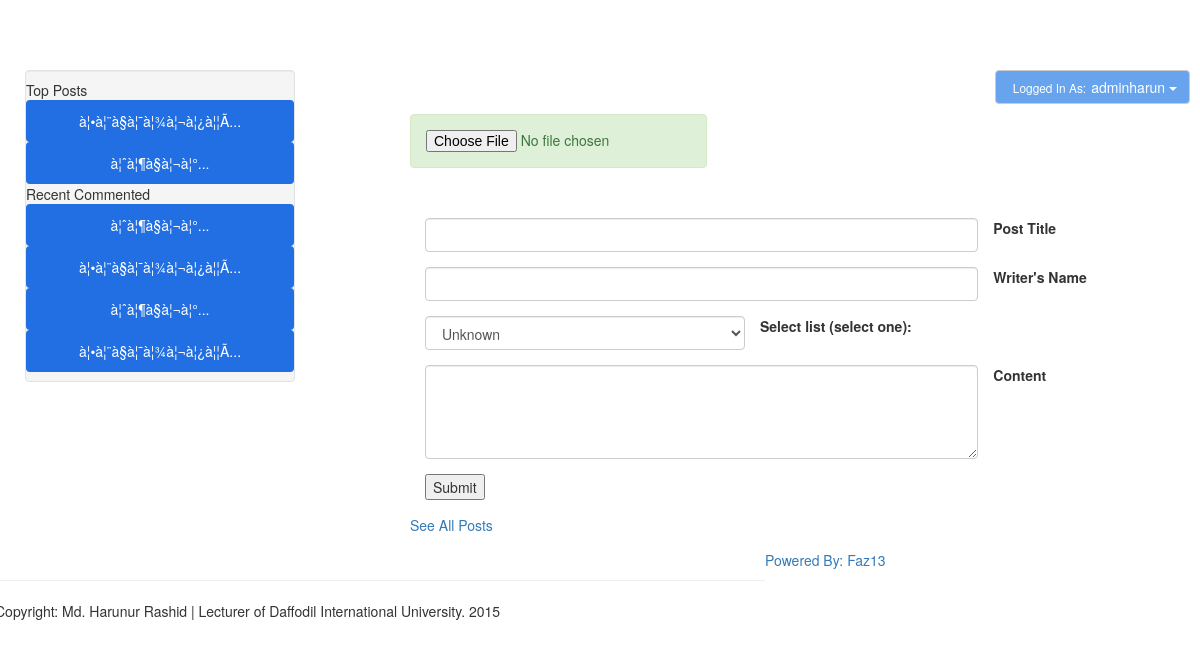
Page /post_content.php (signed in) on the committed database.
### tables this page shows
CREATE TABLE `blog_user` (
  `user_id` int(11) NOT NULL AUTO_INCREMENT,
  `user_name` varchar(32) NOT NULL,
  `password` varchar(32) NOT NULL,
  `first_name` varchar(32) NOT NULL,
  `last_name` varchar(32) NOT NULL,
  `email` text NOT NULL,
  `email_code` text NOT NULL,
  `pro_img` varchar(32) NOT NULL,
  `bann` int(11) NOT NULL,
  `admin` int(11) NOT NULL,
  PRIMARY KEY (`user_id`)
);

CREATE TABLE `post` (
  `post_id` int(11) NOT NULL AUTO_INCREMENT,
  `user_id` int(11) NOT NULL,
  `issu_id` int(11) NOT NULL,
  `post_title` text NOT NULL,
  `post_writer` text NOT NULL,
  `cat` varchar(32) NOT NULL,
  `post_content` text NOT NULL,
  `post_publish_time` datetime NOT NULL,
  `post_img` text NOT NULL,
  PRIMARY KEY (`post_id`)
);

CREATE TABLE `comments` (
  `comment_id` int(11) NOT NULL AUTO_INCREMENT,
  `post_id` int(11) NOT NULL,
  `user_id` int(11) NOT NULL,
  `issu_id` int(11) NOT NULL,
  `comment` text NOT NULL,
  PRIMARY KEY (`comment_id`)
);

### core/function/user.php (called while the page is built, shortened)
<?php
function loggedin()
{
    return (isset($_SESSION['user_id']))? true:false;
}
?>

### includes/widget.php (the view, shortened to what this page needs)
<?php if(loggedin()===true)
{
    $userid=$_SESSION['user_id'];
$query=mysql_query("SELECT * FROM `blog_user` WHERE `user_id`='$userid'");
$result=mysql_fetch_array($query);
    ?>
        <div class="btn-group log-in-btn" role="group">
            <button type="button" class="btn btn-default dropdown-toggle  myaccount" data-toggle="dropdown" aria-haspopup="true" aria-expanded="false">
              <small class="loggedin">Logged In As:</small><?php echo $result['user_name']?>
              <span class="caret"></span>
            </button>
      </div>
    <?php
}
else
    {?>
<div class=" log-in-btn"><a href="#mymodal" class="btn btn-info" role="button" data-toggle="modal"><span class="glyphicon glyphicon-user"></span>Login</a></div>
</nav>
      </div></div>
<?php }?>

### includes/sidebar.php (shortened to what this page needs)
<body style="background-image: url('img/blu2.jpg');">
    <div class="container" style="background: white; border-radius: 2px; padding: 10px;">
      <div class="row">
        <div class="span3">
          <div class="well sidebar-nav">
            <ul class="nav nav-list">
              <li class="nav-header">Top Posts</li>
              <?php
                 $top_comments_count = mysql_query("SELECT `post_id`, COUNT(`comment_id`) FROM `comments` GROUP BY `post_id`");
                 $all=array();
                 while($top_comments_counts=mysql_fetch_array($top_comments_count))
                    {
                        $all_a=array($top_comments_counts[1],$top_comments_counts['post_id']);
                        $all[]=$all_a;
                    }
                  array_multisort($all);
                  rsort($all);
                  foreach($all as $value)
                    {
                        $post_id=$value[1];
                        $post=mysql_fetch_array(mysql_query("SELECT * FROM `post` WHERE `post_id` = '$post_id'"));
                        $post_title = $post['post_title'];
                        if(strlen($post_title)>20)
                        {
                            $post_title = substr($post_title,0,50).'...';
                        }
                        $post_issu_id= $post['issu_id'];
                        ?>
                        <li><a style="color: white;" class="btn" href="comments.php?id=<?php echo $post_id?>&issu=<?php echo $post_issu_id?>"><?php echo $post_title;?></a></li>
                        <?php
                    }
              ?>
              <li class="nav-header">Recent Commented</li>
              <?php
                    $recent_comments_re=mysql_query("SELECT * FROM `comments` ORDER BY `comment_id` DESC") or die(mysql_error());
                    while($recent_comments = mysql_fetch_array($recent_comments_re))
                    {
                        $post_id = $recent_comments['post_id'];
                        if($post_id == $repet_stop)
                        {
                            continue;
                        }
                        $repet_stop = $post_id;
                        $recent_comment = mysql_fetch_array(mysql_query("SELECT * FROM `post` WHERE `post_id` ='$post_id'"));
                        $post_title_re = $recent_comment['post_title'];
                        if(strlen($post_title_re)>20)
                        {
                            $post_title_re = substr($post_title_re,0,50).'...';
                        }
                        $post_issu_id= $recent_comment['issu_id'];
                        ?>
                        <li><a style="color: white;" class="btn" href="comments.php?id=<?php echo $post_id?>&issu=<?php echo $post_issu_id?>"><?php echo $post_title_re;?></a></li>
                        <?php
                    }
              ?>
              </ul>
          </div>
        </div>

### css/style.css (style rules this page uses)
.btn { background: #216FE2; }
.log-in-btn { padding: 10px; float: right; }
.myaccount { color: white; background: #67A4ED; }
.loggedin { color: white; padding: 5px; }

### includes/header.php (style rules this page uses)
body { padding-top: 60px; padding-bottom: 40px; }
.sidebar-nav { padding: 9px 0; }

### rows in the picture
blog_user: user_name "adminharun"
post: post_title "à¦•à¦¨à§à¦¯à¦¾à¦¬à¦¿à¦¦Ã..."
post: post_title "à¦ˆà¦¶à§à¦¬à¦°..."
comments: post.post_title "à¦ˆà¦¶à§à¦¬à¦°..."
comments: post.post_title "à¦•à¦¨à§à¦¯à¦¾à¦¬à¦¿à¦¦Ã..."
comments: post.post_title "à¦ˆà¦¶à§à¦¬à¦°..."
comments: post.post_title "à¦•à¦¨à§à¦¯à¦¾à¦¬à¦¿à¦¦Ã..."
